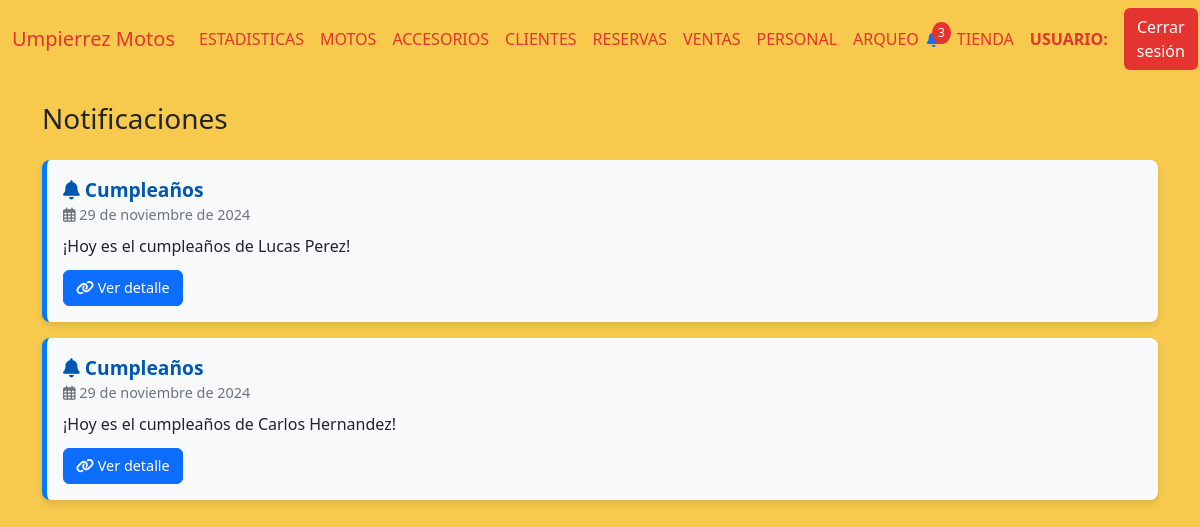
Before: /notificaciones_administrativo with the older database file.
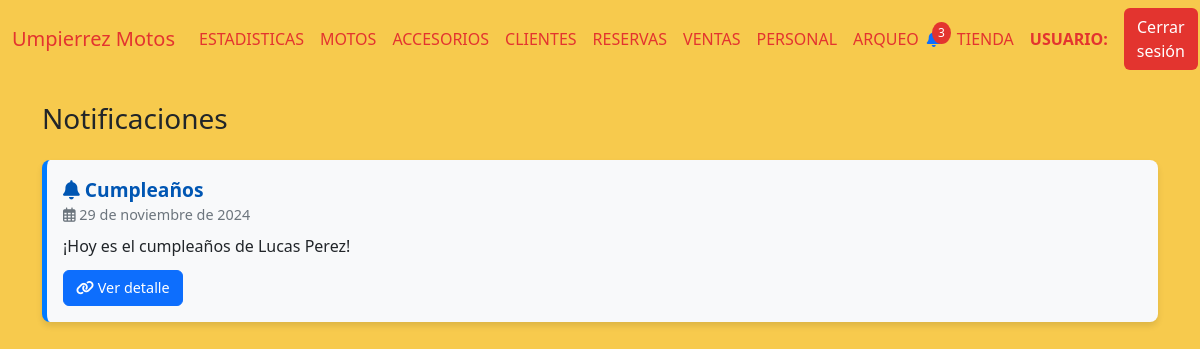
After: the same page with the newer database file.
### AppUM/models.py (models this page shows)
class Notificaciones(models.Model):
    descripcion = models.TextField(null=True, blank=True)
    fecha = models.DateField()
    tipo = models.CharField(max_length=20)

### AppUM/views.py (the view)
# urls.py: path('notificaciones_administrativo', views.notificaciones_administrativo,name="NotificacionesAdministrativo"),
def notificaciones_administrativo(req):
    try:
        notificaciones = Notificaciones.objects.all()
        data = []
        for notificacion in notificaciones:
            if notificacion.tipo == "Atraso en pago":
                acciones = {"nombre": "Enviar correo", "url": ""}
            elif notificacion.tipo == "Cumpleaños":
                acciones = [{"nombre": "Ver detalle", "url": ""},]
            data.append({
                "notificacion":notificacion,
                "acciones":acciones
            })
        return render(req,"perfil_administrativo/notificaciones/notificaciones.html",{"notificaciones":data})
    except Exception as e:
        return render(req,"perfil_administrativo/notificaciones/notificaciones.html",{"error_message":e})

### AppUM/templates/perfil_administrativo/notificaciones/notificaciones.html (shortened to what this page needs)
{% extends "perfil_administrativo/padre_perfil_administrativo.html" %}
{% load static %}
{% block contenidoQueCambia %}
<div class="container mt-4">
    <h3 class="mb-4">Notificaciones</h3>
    <div class="notificaciones-container">
        {% if notificaciones %}
            {% for notificacion in notificaciones %}
            <div class="notificacion-card">
                <div class="notificacion-titulo">
                    <i class="fas fa-bell"></i> {{ notificacion.notificacion.tipo }}
                </div>
                <div class="notificacion-fecha">
                    <i class="far fa-calendar-alt"></i> {{ notificacion.notificacion.fecha }}
                </div>
                <div class="notificacion-descripcion">
                    {{ notificacion.notificacion.descripcion }}
                </div>
                <div class="acciones-notificacion">
                    {% if notificacion.acciones %}
                        {% for accion in notificacion.acciones %}
                            <a href="{{ accion.url }}" class="btn btn-primary">
                                <i class="fas fa-link"></i> {{ accion.nombre }}
                            </a>
                        {% endfor %}
                    {% endif %}
                </div>
            </div>
            {% endfor %}
        {% else %}
            <p class="text-center text-muted">No hay notificaciones en este momento.</p>
        {% endif %}
    </div>
</div>
{% endblock %}

Changed rows visible on the page:
removed Notificaciones: notificacion.tipo "Cumpleaños", notificacion.fecha "29 de noviembre de 2024", notificacion.descripcion "¡Hoy es el cumpleaños de Carlos Hernandez!", nombre "Ver detalle"
